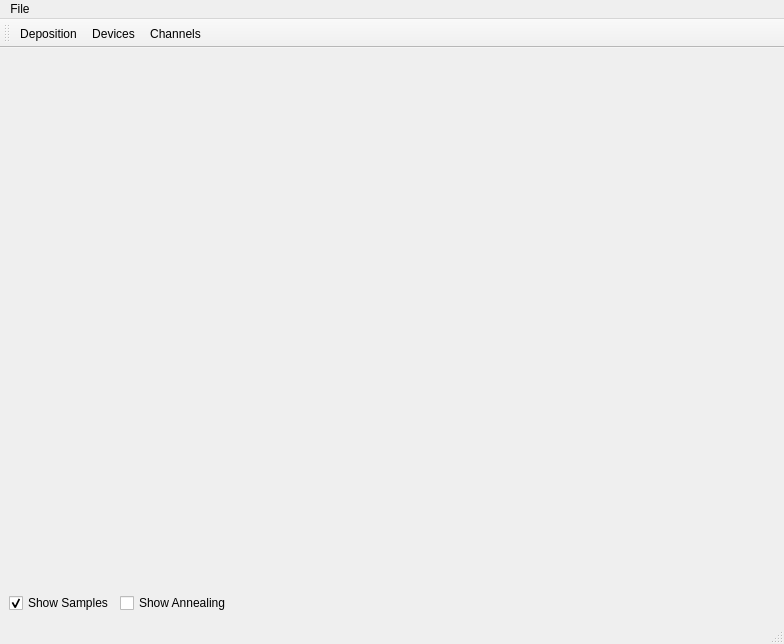
<?xml version="1.0" encoding="UTF-8"?>
<ui version="4.0">
 <class>MainWindow</class>
 <widget class="QMainWindow" name="MainWindow">
  <property name="geometry">
   <rect>
    <x>0</x>
    <y>0</y>
    <width>784</width>
    <height>644</height>
   </rect>
  </property>
  <property name="windowTitle">
   <string>MainWindow</string>
  </property>
  <widget class="QWidget" name="centralwidget">
   <layout class="QVBoxLayout" name="verticalLayout">
    <item>
     <widget class="QSplitter" name="splitter">
      <property name="enabled">
       <bool>true</bool>
      </property>
      <property name="sizePolicy">
       <sizepolicy hsizetype="MinimumExpanding" vsizetype="MinimumExpanding">
        <horstretch>1</horstretch>
        <verstretch>1</verstretch>
       </sizepolicy>
      </property>
      <property name="minimumSize">
       <size>
        <width>400</width>
        <height>400</height>
       </size>
      </property>
      <property name="orientation">
       <enum>Qt::Horizontal</enum>
      </property>
     </widget>
    </item>
    <item>
     <layout class="QHBoxLayout" name="horizontalLayout">
      <item>
       <widget class="QCheckBox" name="showSamples">
        <property name="text">
         <string>Show Samples</string>
        </property>
        <property name="checked">
         <bool>true</bool>
        </property>
       </widget>
      </item>
      <item>
       <widget class="QCheckBox" name="showAnnealing">
        <property name="text">
         <string>Show Annealing</string>
        </property>
       </widget>
      </item>
      <item>
       <spacer name="horizontalSpacer">
        <property name="orientation">
         <enum>Qt::Horizontal</enum>
        </property>
        <property name="sizeHint" stdset="0">
         <size>
          <width>40</width>
          <height>20</height>
         </size>
        </property>
       </spacer>
      </item>
     </layout>
    </item>
   </layout>
  </widget>
  <widget class="QMenuBar" name="menubar">
   <property name="geometry">
    <rect>
     <x>0</x>
     <y>0</y>
     <width>784</width>
     <height>25</height>
    </rect>
   </property>
   <widget class="QMenu" name="menuFile">
    <property name="title">
     <string>File</string>
    </property>
   </widget>
   <addaction name="menuFile"/>
  </widget>
  <widget class="QStatusBar" name="statusbar"/>
  <widget class="QToolBar" name="toolBar">
   <property name="windowTitle">
    <string>toolBar</string>
   </property>
   <property name="movable">
    <bool>true</bool>
   </property>
   <property name="toolButtonStyle">
    <enum>Qt::ToolButtonTextBesideIcon</enum>
   </property>
   <attribute name="toolBarArea">
    <enum>TopToolBarArea</enum>
   </attribute>
   <attribute name="toolBarBreak">
    <bool>false</bool>
   </attribute>
   <addaction name="actionDeposition"/>
   <addaction name="actionDevices"/>
   <addaction name="actionChannels"/>
  </widget>
  <action name="actionNewWafer">
   <property name="icon">
    <iconset theme="document-new">
     <normaloff/>
    </iconset>
   </property>
   <property name="text">
    <string>New Wafer</string>
   </property>
   <property name="toolTip">
    <string>Create a New Wafer</string>
   </property>
   <property name="shortcut">
    <string>Ctrl+N</string>
   </property>
  </action>
  <action name="actionDeposition">
   <property name="icon">
    <iconset theme="document-properties">
     <normaloff/>
    </iconset>
   </property>
   <property name="text">
    <string>Deposition</string>
   </property>
   <property name="toolTip">
    <string>Edit Deposition Parameters</string>
   </property>
   <property name="shortcut">
    <string>Ctrl+I</string>
   </property>
  </action>
  <action name="actionDevices">
   <property name="icon">
    <iconset theme="system-run">
     <normaloff/>
    </iconset>
   </property>
   <property name="text">
    <string>Devices</string>
   </property>
  </action>
  <action name="actionChannels">
   <property name="icon">
    <iconset theme="system-run">
     <normaloff/>
    </iconset>
   </property>
   <property name="text">
    <string>Channels</string>
   </property>
  </action>
 </widget>
 <resources/>
 <connections/>
</ui>
